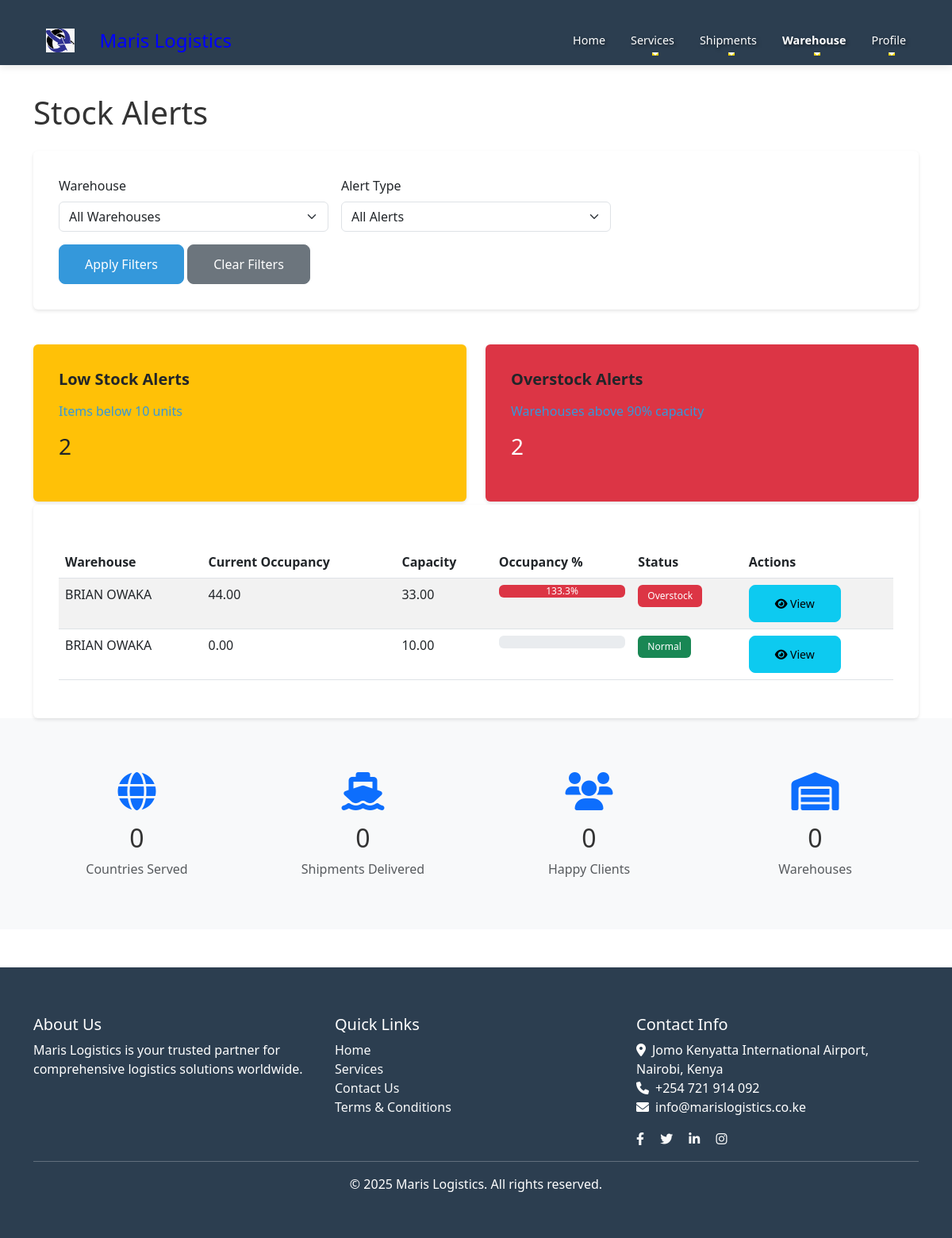
Page /warehouses/inventory/stock-alerts/ (signed in) on the committed database.
### warehouses/models.py (models this page shows, shortened)
class Warehouse(models.Model):
    name = models.CharField(max_length=100)
    location = models.CharField(max_length=200)
    capacity = models.DecimalField(max_digits=10, decimal_places=2, validators=[MinValueValidator(0)])
    current_occupancy = models.DecimalField(max_digits=10, decimal_places=2, default=0)
    is_active = models.BooleanField(default=True)
    created_at = models.DateTimeField(auto_now_add=True)
    updated_at = models.DateTimeField(auto_now=True)
    class Meta:
        ordering = ['-created_at']

### warehouses/views.py (the view)
# urls.py: path('alerts/', views.stock_alerts, name='stock_alerts'),
@login_required
def stock_alerts(request):
    warehouse_id = request.GET.get('warehouse')
    alert_type = request.GET.get('alert_type', 'all')
    page = request.GET.get('page', 1)
    warehouses = Warehouse.objects.all()
    inventory_items = InventoryItem.objects.all()
    low_stock_threshold = 10  # Alert when quantity is below 10
    overstock_threshold = 90  # Alert when occupancy is above 90%
    warehouses = Warehouse.objects.annotate(
        calc_occupancy_pct=ExpressionWrapper(
            (F('current_occupancy') * 100.0) / F('capacity'),
            output_field=DecimalField(max_digits=5, decimal_places=2)
        )
    ).filter(is_active=True)
    if alert_type == 'overstock':
        warehouses = warehouses.filter(calc_occupancy_pct__gte=overstock_threshold)
    elif alert_type == 'low_stock':
        warehouses = warehouses.filter(calc_occupancy_pct__lt=low_stock_threshold)
    if warehouse_id:
        warehouses = warehouses.filter(id=warehouse_id)
    warehouses = warehouses.order_by('-calc_occupancy_pct')
    paginator = Paginator(warehouses, 10)  # Show 10 alerts per page
    alerts = paginator.get_page(page)
    context = {
        'warehouses': warehouses,
        'selected_warehouse': int(warehouse_id) if warehouse_id else None,
        'alert_type': alert_type,
        'alerts': alerts,
        'low_stock_threshold': low_stock_threshold,
        'overstock_threshold': overstock_threshold,
    }
    return render(request, 'warehouses/stock_alerts.html', context)

### templates/warehouses/stock_alerts.html (shortened to what this page needs)
{% extends 'base.html' %}
{% block content %}
<div class="container mt-5">
    <div class="row">
        <div class="col-12">
            <h1 class="mb-4">Stock Alerts</h1>
            <div class="card mb-4">
                <div class="card-body">
                    <form method="get" class="row g-3">
                        <div class="col-md-4">
                            <label for="warehouse" class="form-label">Warehouse</label>
                            <select class="form-select" id="warehouse" name="warehouse">
                                <option value="">All Warehouses</option>
                            </select>
                        </div>
                        <div class="col-md-4">
                            <label for="alert_type" class="form-label">Alert Type</label>
                            <select class="form-select" id="alert_type" name="alert_type">
                                <option value="all" {% if alert_type == 'all' %}selected{% endif %}>All Alerts</option>
                            </select>
                        </div>
                        <div class="col-12">
                            <button type="submit" class="btn btn-primary">Apply Filters</button>
                            <a href="{% url 'warehouses:stock_alerts' %}" class="btn btn-secondary">Clear Filters</a>
                        </div>
                    </form>
                </div>
            </div>
            <div class="row mb-4">
                <div class="col-md-6">
                    <div class="card bg-warning text-dark h-100">
                        <div class="card-body">
                            <h5 class="card-title">Low Stock Alerts</h5>
                            <p class="card-text">Items below {{ low_stock_threshold }} units</p>
                            <h3 class="mb-0">{{ alerts.paginator.count }}</h3>
                        </div>
                    </div>
                </div>
                <div class="col-md-6">
                    <div class="card bg-danger text-white h-100">
                        <div class="card-body">
                            <h5 class="card-title">Overstock Alerts</h5>
                            <p class="card-text">Warehouses above {{ overstock_threshold }}% capacity</p>
                            <h3 class="mb-0">{{ alerts.paginator.count }}</h3>
                        </div>
                    </div>
                </div>
            </div>
            <div class="card">
                <div class="card-body">
                    <div class="table-responsive">
                        <table class="table table-striped table-hover">
                            <thead>
                                <tr>
                                    <th>Warehouse</th>
                                    <th>Current Occupancy</th>
                                    <th>Capacity</th>
                                    <th>Occupancy %</th>
                                    <th>Status</th>
                                    <th>Actions</th>
                                </tr>
                            </thead>
                            <tbody>
                                {% for alert in alerts %}
                                <tr>
                                    <td>{{ alert.name }}</td>
                                    <td>{{ alert.current_occupancy }}</td>
                                    <td>{{ alert.capacity }}</td>
                                    <td>
                                        <div class="progress">
                                            <div class="progress-bar {% if alert.calc_occupancy_pct >= overstock_threshold %}bg-danger{% elif alert.calc_occupancy_pct >= 75 %}bg-warning{% else %}bg-success{% endif %}"
                                                role="progressbar"
                                                style="width: {{ alert.calc_occupancy_pct }}%;"
                                                aria-valuenow="{{ alert.calc_occupancy_pct }}"
                                                aria-valuemin="0"
                                                aria-valuemax="100">
                                                {{ alert.calc_occupancy_pct|floatformat:1 }}%
                                            </div>
                                        </div>
                                    </td>
                                    <td>
                                        {% if alert.calc_occupancy_pct >= overstock_threshold %}
                                            <span class="badge bg-danger">Overstock</span>
                                        {% elif alert.calc_occupancy_pct >= 75 %}
                                            <span class="badge bg-warning text-dark">High Stock</span>
                                        {% else %}
                                            <span class="badge bg-success">Normal</span>
                                        {% endif %}
                                    </td>
                                    <td>
                                        <a href="{% url 'warehouses:warehouse_detail' alert.id %}" class="btn btn-sm btn-info">
                                            <i class="fas fa-eye"></i> View
                                        </a>
                                    </td>
                                </tr>
                                {% empty %}
                                <tr>
                                    <td colspan="6" class="text-center">No alerts found.</td>
                                </tr>
                                {% endfor %}
                            </tbody>
                        </table>
                    </div>
                </div>
            </div>
        </div>
    </div>
</div>
{% endblock %}

### static/css/style.css (style rules this page uses)
.card { transition: transform 0.3s ease-in-out; }
.btn { border-radius: 5px; padding: 0.5rem 1.5rem; }
.btn-primary { background-color: #0d6efd; border-color: #0d6efd; }
:root { --primary-color: #0d6efd; --secondary-color: #6c757d; --dark-color: #212529; --light-color: #f8f9fa; --navbar-bg: #1a237e; --navbar-hover: #283593; }
body { min-height: 100vh; display: flex; flex-direction: column; font-family: 'Segoe UI', Tahoma, Geneva, Verdana, sans-serif; }
.card { border: none; transition: transform 0.3s ease, box-shadow 0.3s ease; box-shadow: 0 2px 4px rgba(0,0,0,0.1); }
.card-body { padding: 2rem; }
.card-title { color: var(--dark-color); font-weight: 600; margin-bottom: 1rem; }
.card-text { color: var(--secondary-color); }
.btn { padding: 0.75rem 2rem; border-radius: 0.5rem; font-weight: 500; transition: all 0.3s ease; }
.btn-primary { background-color: var(--primary-color); border-color: var(--primary-color); }
.badge { padding: 8px 12px; font-weight: 500; }

### templates/base.html (style rules this page uses)
:root { --primary-color: #2c3e50; --secondary-color: #3498db; --accent-color: #e74c3c; --text-color: #333; --light-bg: #f8f9fa; }
body { font-family: 'Segoe UI', Tahoma, Geneva, Verdana, sans-serif; color: var(--text-color); padding-top: 50px; }
.btn-primary { background-color: var(--secondary-color); border-color: var(--secondary-color); }
html { scroll-behavior: smooth; }
body { padding-top: 50px; }
.container { padding-top: 20px; }
.card, .content-section { margin-top: 20px; }
form { margin-top: 30px; }
table { margin-top: 20px; }
.delay-1 { animation-delay: 0.2s; }
.delay-2 { animation-delay: 0.4s; }
.delay-3 { animation-delay: 0.6s; }
.delay-4 { animation-delay: 0.8s; }
.delay-5 { animation-delay: 1s; }

### rows in the picture
Warehouse: name "BRIAN OWAKA", current_occupancy "44.00", capacity "33.00", calc_occupancy_pct "133.3", shows "Overstock"
Warehouse: name "BRIAN OWAKA", current_occupancy "0.00", capacity "10.00", shows "Normal"

### other values in the picture
{{ low_stock_threshold }} "10"
{{ alerts.paginator.count }} "2"
{{ overstock_threshold }} "90"
